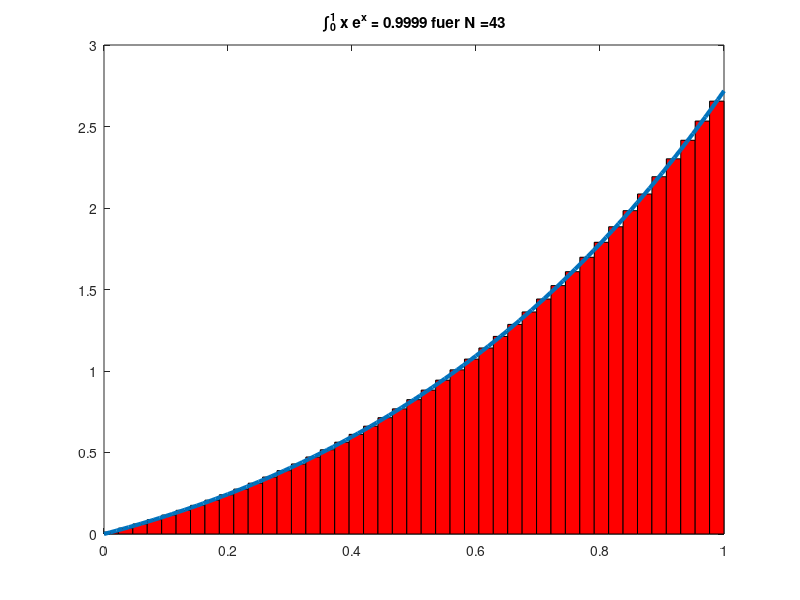

The MATLAB script that drew this image:
%----------------------------------
%   integral.m
% 
% berechnet approximativ ein Integral 
% ueber  (0,1) durch die Mittelpunktregel
%----------------------------------

%exakt: 
% partielle integration
% \int f' * g = f*g|a^b - \int f*g'
% f'=e^x
% g =x
% f = e^x
% g'=1
% x e^x - e^x|_0^1 = 1
N = 1; % Anzahl Unterteilungen
TOL = 1e-4;
err = 1;
while (err > TOL)
  N = N+1;
  x = (0+1/(2*N)):(1/N):(1-1/(2*N));
  y = x.*exp(x);
  % Berechnung des Integrals
  result = sum(y)*(1/N);
  err = abs(1 - result);
end
N
err

% Plot
figure
for i = 1:N
    fill([(i-1)/N (i-1)/N i/N i/N], [0 ((i-0.5)/N)*exp((i-0.5)/N) ((i-0.5)/N)*exp((i-0.5)/N) 0], 'r');
    hold on;
end;
plot(0:0.01:1,(0:0.01:1).*exp(0:0.01:1),'LineWidth',3);
title(['\int_0^1 x e^x = ',num2str(result),' fuer N =', num2str(N) ]); 
hold off
